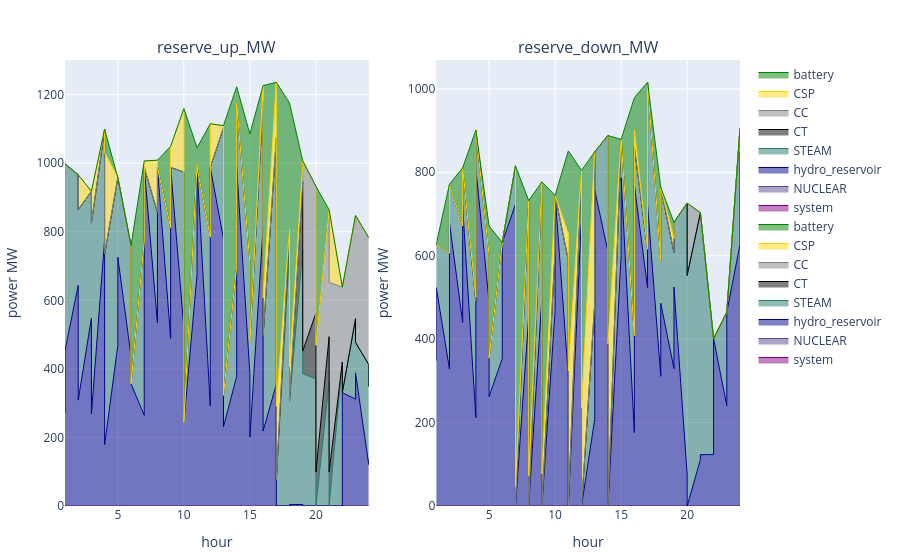

The cell this chart's notebook holds for it:
### Code cell
if !dissagregate_by_battery
    p2 = plot_reserve(reserve_uc)
else
    p1 = plot_reserve_by_fieldy(s_uc.reserve[(s_uc.reserve.configuration .== config_2) .&  (s_uc.reserve.day .== day_) .&  (s_uc.reserve.resource .== "battery"),:], :reserve_up_MW, :r_id)
    p2 = plot_reserve_by_fieldy(s_uc.reserve[(s_uc.reserve.configuration .== config_2) .&  (s_uc.reserve.day .== day_) .&  (s_uc.reserve.resource .== "battery"),:], :reserve_down_MW, :r_id)
    [p1 p2]
end

### Figure 1 — Plotly figure (JSON) as saved in the notebook; plotly's stock layout.template omitted (floating-point values rounded to 4 significant figures)
{"data": [{"line": {"color": "purple", "shape": "line", "width": 1}, "mode": "lines", "name": "system", "stackgroup": 1, "type": "scatter", "x": [1, 2, 3, 4, 5, 6, 7, 8, 9, 10, 11, 12, 13, 14, 15, 16, 17, 18, 19, 20, 21, 22, 23, 24, 1, 2, 3, 4, 5, 6, 7, 8, 9, 10, 11, 12, 13, 14, 15, 16, 17, 18, 19, 20, 21, 22, 23, 24], "xaxis": "x1", "y": [null, null, null, null, null, null, null, null, null, null, null, null, null, null, null, null, null, null, null, null, null, null, null, null, null, null, null, null, null, null, null, null, null, null, null, null, null, null, null, null, null, null, null, null, null, null, null, null], "yaxis": "y1"}, {"line": {"color": "rgba(95, 70, 144, 1)", "shape": "line", "width": 1}, "mode": "lines", "name": "NUCLEAR", "stackgroup": 1, "type": "scatter", "x": [1, 2, 3, 4, 5, 6, 7, 8, 9, 10, 11, 12, 13, 14, 15, 16, 17, 18, 19, 20, 21, 22, 23, 24, 1, 2, 3, 4, 5, 6, 7, 8, 9, 10, 11, 12, 13, 14, 15, 16, 17, 18, 19, 20, 21, 22, 23, 24], "xaxis": "x1", "y": [0, 0, 0, 0, 0, 0, 0, 0, 0, 0, 0, 0, 0, 0, 0, 0, 0, 0, 0, 0, 0, 0, 0, 0, 0, 0, 0, 0, 0, 0, 0, 0, 0, 0, 0, 0, 0, 0, 0, 0, 0, 0, 0, 0, 0, 0, 0, 0], "yaxis": "y1"}, {"line": {"color": "darkblue", "shape": "line", "width": 1}, "mode": "lines", "name": "hydro_reservoir", "stackgroup": 1, "type": "scatter", "x": [1, 2, 3, 4, 5, 6, 7, 8, 9, 10, 11, 12, 13, 14, 15, 16, 17, 18, 19, 20, 21, 22, 23, 24, 1, 2, 3, 4, 5, 6, 7, 8, 9, 10, 11, 12, 13, 14, 15, 16, 17, 18, 19, 20, 21, 22, 23, 24], "xaxis": "x1", "y": [271.2, 643.3, 548.1, 776.1, 468, 437.0, 264.6, 534.0, 489.2, 520, 676, 292.2, 780, 378.0, 387.1, 812, 354.7, 0, 4.554, 0, 0, 0, 312, 120.4, 453.7, 308.9, 269.3, 179.2, 725.7, 356.4, 988, 988, 988, 243.4, 988, 988, 231.0, 988, 201.1, 218.7, 0, 3.992, 0, 0, 0, 330.3, 388.3, 138.5], "yaxis": "y1"}, {"line": {"color": "rgba(36, 121, 108, 1)", "shape": "line", "width": 1}, "mode": "lines", "name": "STEAM", "stackgroup": 1, "type": "scatter", "x": [1, 2, 3, 4, 5, 6, 7, 8, 9, 10, 11, 12, 13, 14, 15, 16, 17, 18, 19, 20, 21, 22, 23, 24, 1, 2, 3, 4, 5, 6, 7, 8, 9, 10, 11, 12, 13, 14, 15, 16, 17, 18, 19, 20, 21, 22, 23, 24], "xaxis": "x1", "y": [695.0, 323.0, 369.8, 323.0, 489.7, 323.0, 509.0, 323.0, 323.0, 454.2, 323.0, 492.2, 323.0, 323.0, 323.0, 368.4, 719.0, 743.0, 743.0, 371.0, 362.0, 420, 234.3, 292.2, 544.5, 556.0, 556.0, 556.0, 232.0, 0, 0, 0, 0, 0, 0, 0, 92.0, 184.0, 278.0, 278.0, 76.02, 302.0, 385.8, 0, 0, 0, 89.05, 210], "yaxis": "y1"}, {"line": {"color": "black", "shape": "line", "width": 1}, "mode": "lines", "name": "CT", "stackgroup": 1, "type": "scatter", "x": [1, 2, 3, 4, 5, 6, 7, 8, 9, 10, 11, 12, 13, 14, 15, 16, 17, 18, 19, 20, 21, 22, 23, 24, 1, 2, 3, 4, 5, 6, 7, 8, 9, 10, 11, 12, 13, 14, 15, 16, 17, 18, 19, 20, 21, 22, 23, 24], "xaxis": "x1", "y": [0, 0, 0, 0, 0, 0, 0, 0, 0, 0, 0, 0, 0, 0, 0, 0, 0, 66, 198, 191.7, 132, 0, 0, 0, 0, 0, 0, 0, 0, 0, 0, 0, 0, 0, 0, 0, 0, 0, 0, 0, 0, 0, 66, 99, 99, 0, 0, 0], "yaxis": "y1"}, {"line": {"color": "grey", "shape": "line", "width": 1}, "mode": "lines", "name": "CC", "stackgroup": 1, "type": "scatter", "x": [1, 2, 3, 4, 5, 6, 7, 8, 9, 10, 11, 12, 13, 14, 15, 16, 17, 18, 19, 20, 21, 22, 23, 24, 1, 2, 3, 4, 5, 6, 7, 8, 9, 10, 11, 12, 13, 14, 15, 16, 17, 18, 19, 20, 21, 22, 23, 24], "xaxis": "x1", "y": [0, 0, 0, 0, 0, 0, 0, 0, 0, 0, 0, 0, 0, 0, 0, 0, 0, 0, 0, 370.0, 370.0, 218.5, 301.0, 370.0, 0, 0, 0, 0, 0, 0, 0, 0, 0, 0, 0, 0, 0, 0, 0, 0, 0, 0, 555.0, 370.0, 553.8, 308.2, 370.0, 434.1], "yaxis": "y1"}, {"line": {"color": "gold", "shape": "line", "width": 1}, "mode": "lines", "name": "CSP", "stackgroup": 1, "type": "scatter", "x": [1, 2, 3, 4, 5, 6, 7, 8, 9, 10, 11, 12, 13, 14, 15, 16, 17, 18, 19, 20, 21, 22, 23, 24, 1, 2, 3, 4, 5, 6, 7, 8, 9, 10, 11, 12, 13, 14, 15, 16, 17, 18, 19, 20, 21, 22, 23, 24], "xaxis": "x1", "y": [0, 0, 0, 0, 0, 0, 0, 151.8, 0, 185.1, 0, 0, 6.4, 0, 0, 46.01, 162.3, 0, 48.38, 0, 0, 0, 0, 0, 0, 101.4, 92.5, 295.8, 0, 0, 18.62, 0, 61.15, 0, 0, 127.1, 0, 3.004, 0, 110.0, 214.6, 99.62, 0, 0, 211.3, 0, 0, 0], "yaxis": "y1"}, {"line": {"color": "green", "shape": "line", "width": 1}, "mode": "lines", "name": "battery", "stackgroup": 1, "type": "scatter", "x": [1, 2, 3, 4, 5, 6, 7, 8, 9, 10, 11, 12, 13, 14, 15, 16, 17, 18, 19, 20, 21, 22, 23, 24, 1, 2, 3, 4, 5, 6, 7, 8, 9, 10, 11, 12, 13, 14, 15, 16, 17, 18, 19, 20, 21, 22, 23, 24], "xaxis": "x1", "y": [31.93, 0, 0, 0, 0, 0, 233.0, 0, 236.9, 0, 46.0, 330.8, 0, 521.9, 375.2, 0, 0, 366.6, 12.89, 0, 0, 0, 0, 0, 0, 0, 0, 68.12, 0, 403.6, 0, 20.81, 0, 915.9, 57.0, 0, 786.4, 47.88, 606.2, 619.7, 945.4, 770, 0, 463.7, 0, 0, 0, 0], "yaxis": "y1"}, {"line": {"color": "purple", "shape": "line", "width": 1}, "mode": "lines", "name": "system", "stackgroup": 1, "type": "scatter", "x": [1, 2, 3, 4, 5, 6, 7, 8, 9, 10, 11, 12, 13, 14, 15, 16, 17, 18, 19, 20, 21, 22, 23, 24, 1, 2, 3, 4, 5, 6, 7, 8, 9, 10, 11, 12, 13, 14, 15, 16, 17, 18, 19, 20, 21, 22, 23, 24], "xaxis": "x2", "y": [null, null, null, null, null, null, null, null, null, null, null, null, null, null, null, null, null, null, null, null, null, null, null, null, null, null, null, null, null, null, null, null, null, null, null, null, null, null, null, null, null, null, null, null, null, null, null, null], "yaxis": "y2"}, {"line": {"color": "rgba(95, 70, 144, 1)", "shape": "line", "width": 1}, "mode": "lines", "name": "NUCLEAR", "stackgroup": 1, "type": "scatter", "x": [1, 2, 3, 4, 5, 6, 7, 8, 9, 10, 11, 12, 13, 14, 15, 16, 17, 18, 19, 20, 21, 22, 23, 24, 1, 2, 3, 4, 5, 6, 7, 8, 9, 10, 11, 12, 13, 14, 15, 16, 17, 18, 19, 20, 21, 22, 23, 24], "xaxis": "x2", "y": [0, 0, 0, 0, 0, 0, 0, 0, 0, 0, 0, 0, 0, 0, 0, 0, 0, 0, 0, 0, 0, 0, 0, 0, 0, 0, 0, 0, 0, 0, 0, 0, 0, 0, 0, 0, 0, 0, 0, 0, 0, 0, 0, 0, 0, 0, 0, 0], "yaxis": "y2"}, {"line": {"color": "darkblue", "shape": "line", "width": 1}, "mode": "lines", "name": "hydro_reservoir", "stackgroup": 1, "type": "scatter", "x": [1, 2, 3, 4, 5, 6, 7, 8, 9, 10, 11, 12, 13, 14, 15, 16, 17, 18, 19, 20, 21, 22, 23, 24, 1, 2, 3, 4, 5, 6, 7, 8, 9, 10, 11, 12, 13, 14, 15, 16, 17, 18, 19, 20, 21, 22, 23, 24], "xaxis": "x2", "y": [348.5, 328.6, 439.9, 211.9, 489.6, 353.6, 723.4, 454.0, 498.8, 468, 312, 695.8, 208, 610.0, 600.9, 176, 523.7, 310.9, 329.4, 76.06, 111.0, 123.0, 240.6, 626.9, 523.8, 679.1, 718.7, 808.8, 262.3, 631.6, 0, 0, 0, 744.6, 0, 0, 757.0, 0, 786.9, 769.3, 721.7, 485.8, 524.7, 0, 123.2, 401.0, 464.4, 849.5], "yaxis": "y2"}, {"line": {"color": "rgba(36, 121, 108, 1)", "shape": "line", "width": 1}, "mode": "lines", "name": "STEAM", "stackgroup": 1, "type": "scatter", "x": [1, 2, 3, 4, 5, 6, 7, 8, 9, 10, 11, 12, 13, 14, 15, 16, 17, 18, 19, 20, 21, 22, 23, 24, 1, 2, 3, 4, 5, 6, 7, 8, 9, 10, 11, 12, 13, 14, 15, 16, 17, 18, 19, 20, 21, 22, 23, 24], "xaxis": "x2", "y": [278.0, 278.0, 231.2, 278.0, 111.3, 278.0, 92.0, 278.0, 278.0, 146.8, 278.0, 108.8, 278.0, 278.0, 278.0, 232.6, 92.0, 278.0, 278.0, 650.0, 592.1, 278.0, 223.8, 278.0, 103.5, 92.0, 92.0, 92.0, 92.0, 0, 0, 0, 0, 0, 0, 0, 92.0, 0, 92.0, 92.0, 294.0, 278.0, 155.0, 552.4, 580.0, 0, 0, 55.45], "yaxis": "y2"}, {"line": {"color": "black", "shape": "line", "width": 1}, "mode": "lines", "name": "CT", "stackgroup": 1, "type": "scatter", "x": [1, 2, 3, 4, 5, 6, 7, 8, 9, 10, 11, 12, 13, 14, 15, 16, 17, 18, 19, 20, 21, 22, 23, 24, 1, 2, 3, 4, 5, 6, 7, 8, 9, 10, 11, 12, 13, 14, 15, 16, 17, 18, 19, 20, 21, 22, 23, 24], "xaxis": "x2", "y": [0, 0, 0, 0, 0, 0, 0, 0, 0, 0, 0, 0, 0, 0, 0, 0, 0, 0, 0, 0, 0, 0, 0, 0, 0, 0, 0, 0, 0, 0, 0, 0, 0, 0, 0, 0, 0, 0, 0, 0, 0, 0, 0, 0, 0, 0, 0, 0], "yaxis": "y2"}, {"line": {"color": "grey", "shape": "line", "width": 1}, "mode": "lines", "name": "CC", "stackgroup": 1, "type": "scatter", "x": [1, 2, 3, 4, 5, 6, 7, 8, 9, 10, 11, 12, 13, 14, 15, 16, 17, 18, 19, 20, 21, 22, 23, 24, 1, 2, 3, 4, 5, 6, 7, 8, 9, 10, 11, 12, 13, 14, 15, 16, 17, 18, 19, 20, 21, 22, 23, 24], "xaxis": "x2", "y": [0, 0, 0, 0, 0, 0, 0, 0, 0, 0, 0, 0, 0, 0, 0, 0, 0, 0, 0, 0, 0, 0, 0, 0, 0, 0, 0, 0, 0, 0, 0, 0, 0, 0, 0, 0, 0, 0, 0, 0, 0, 0, 0, 173.7, 0, 0, 0, 0], "yaxis": "y2"}, {"line": {"color": "gold", "shape": "line", "width": 1}, "mode": "lines", "name": "CSP", "stackgroup": 1, "type": "scatter", "x": [1, 2, 3, 4, 5, 6, 7, 8, 9, 10, 11, 12, 13, 14, 15, 16, 17, 18, 19, 20, 21, 22, 23, 24, 1, 2, 3, 4, 5, 6, 7, 8, 9, 10, 11, 12, 13, 14, 15, 16, 17, 18, 19, 20, 21, 22, 23, 24], "xaxis": "x2", "y": [0, 0, 0, 10.9, 0, 0, 0, 0, 0, 129.8, 62.72, 0, 363.0, 0, 0, 0, 0, 0, 33.59, 0, 0, 0, 0, 0, 0, 0, 0, 0, 0, 0, 45.35, 72.45, 76.8, 0, 323.4, 234.6, 0, 388.0, 0, 39.93, 0, 0, 0, 0, 1.137e-13, 0, 0, 0], "yaxis": "y2"}, {"line": {"color": "green", "shape": "line", "width": 1}, "mode": "lines", "name": "battery", "stackgroup": 1, "type": "scatter", "x": [1, 2, 3, 4, 5, 6, 7, 8, 9, 10, 11, 12, 13, 14, 15, 16, 17, 18, 19, 20, 21, 22, 23, 24, 1, 2, 3, 4, 5, 6, 7, 8, 9, 10, 11, 12, 13, 14, 15, 16, 17, 18, 19, 20, 21, 22, 23, 24], "xaxis": "x2", "y": [0.8526, 164.5, 139.5, 400, 70.29, 0, 0, 0, 0, 0, 198.5, 0, 0, 0, 0, 570, 400, 174.9, 38.74, 0, 0, 0, 0, 0, 0, 0, 0, 0, 316.9, 0, 770, 659.5, 700, 0, 527.8, 570, 0, 500, 0, 77.37, 0, 0, 0, 0, 0, 0, 0, 0], "yaxis": "y2"}], "layout": {"annotations": [{"font": {"size": 16}, "showarrow": false, "text": "reserve_up_MW", "x": 0.225, "xanchor": "center", "xref": "paper", "y": 1, "yanchor": "bottom", "yref": "paper"}, {"font": {"size": 16}, "showarrow": false, "text": "reserve_down_MW", "x": 0.775, "xanchor": "center", "xref": "paper", "y": 1, "yanchor": "bottom", "yref": "paper"}], "margin": {"b": 50, "l": 50, "r": 50, "t": 60}, "xaxis1": {"anchor": "y1", "domain": [0, 0.45], "title": {"text": "hour"}}, "xaxis2": {"anchor": "y2", "domain": [0.55, 1], "title": {"text": "hour"}}, "yaxis1": {"anchor": "x1", "domain": [0, 1], "title": {"text": "power MW"}}, "yaxis2": {"anchor": "x2", "domain": [0, 1], "title": {"text": "power MW"}}}}
